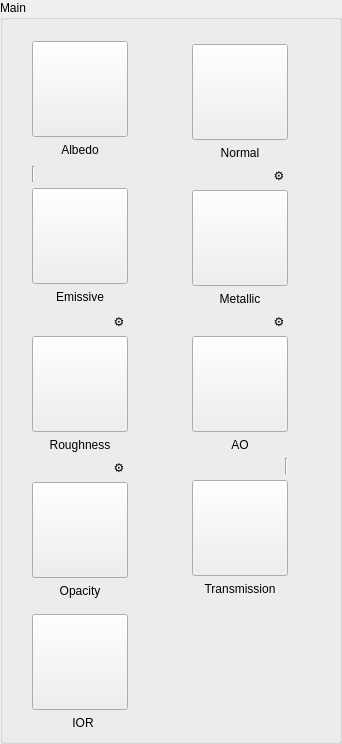
        <widget class="QGroupBox" name="grpMain">
         <property name="title">
          <string>Main</string>
         </property>
         <layout class="QGridLayout" name="gridLayout_10">
          <item row="0" column="0">
           <layout class="QGridLayout" name="gridLayout">
            <item row="0" column="1">
             <spacer name="spAlbedo">
              <property name="orientation">
               <enum>Qt::Orientation::Horizontal</enum>
              </property>
              <property name="sizeHint" stdset="0">
               <size>
                <width>10</width>
                <height>10</height>
               </size>
              </property>
             </spacer>
            </item>
            <item row="1" column="0">
             <spacer name="horizontalSpacer">
              <property name="orientation">
               <enum>Qt::Orientation::Horizontal</enum>
              </property>
              <property name="sizeHint" stdset="0">
               <size>
                <width>18</width>
                <height>20</height>
               </size>
              </property>
             </spacer>
            </item>
            <item row="1" column="1">
             <widget class="QPushButton" name="btnAlbedo">
              <property name="minimumSize">
               <size>
                <width>96</width>
                <height>96</height>
               </size>
              </property>
              <property name="maximumSize">
               <size>
                <width>96</width>
                <height>96</height>
               </size>
              </property>
              <property name="toolTip">
               <string>Load/Replace Albedo</string>
              </property>
              <property name="text">
               <string/>
              </property>
              <property name="iconSize">
               <size>
                <width>90</width>
                <height>90</height>
               </size>
              </property>
             </widget>
            </item>
            <item row="1" column="2">
             <spacer name="horizontalSpacer_2">
              <property name="orientation">
               <enum>Qt::Orientation::Horizontal</enum>
              </property>
              <property name="sizeHint" stdset="0">
               <size>
                <width>18</width>
                <height>20</height>
               </size>
              </property>
             </spacer>
            </item>
            <item row="2" column="1">
             <widget class="QLabel" name="lblAlbedo">
              <property name="text">
               <string>Albedo</string>
              </property>
              <property name="alignment">
               <set>Qt::AlignmentFlag::AlignHCenter</set>
              </property>
             </widget>
            </item>
           </layout>
          </item>
          <item row="0" column="1">
           <layout class="QGridLayout" name="gridLayout_2">
            <item row="0" column="1">
             <spacer name="spNormal">
              <property name="orientation">
               <enum>Qt::Orientation::Horizontal</enum>
              </property>
              <property name="sizeHint" stdset="0">
               <size>
                <width>13</width>
                <height>13</height>
               </size>
              </property>
             </spacer>
            </item>
            <item row="1" column="0">
             <spacer name="horizontalSpacer_3">
              <property name="orientation">
               <enum>Qt::Orientation::Horizontal</enum>
              </property>
              <property name="sizeHint" stdset="0">
               <size>
                <width>40</width>
                <height>20</height>
               </size>
              </property>
             </spacer>
            </item>
            <item row="1" column="1">
             <widget class="QPushButton" name="btnNormal">
              <property name="minimumSize">
               <size>
                <width>96</width>
                <height>96</height>
               </size>
              </property>
              <property name="maximumSize">
               <size>
                <width>96</width>
                <height>96</height>
               </size>
              </property>
              <property name="toolTip">
               <string>Load/Replace Normal</string>
              </property>
              <property name="text">
               <string/>
              </property>
              <property name="iconSize">
               <size>
                <width>90</width>
                <height>90</height>
               </size>
              </property>
             </widget>
            </item>
            <item row="1" column="2">
             <spacer name="horizontalSpacer_4">
              <property name="orientation">
               <enum>Qt::Orientation::Horizontal</enum>
              </property>
              <property name="sizeHint" stdset="0">
               <size>
                <width>40</width>
                <height>20</height>
               </size>
              </property>
             </spacer>
            </item>
            <item row="2" column="1">
             <widget class="QLabel" name="lblNormal">
              <property name="text">
               <string>Normal</string>
              </property>
              <property name="alignment">
               <set>Qt::AlignmentFlag::AlignHCenter</set>
              </property>
             </widget>
            </item>
           </layout>
          </item>
          <item row="1" column="0">
           <layout class="QGridLayout" name="gridLayout_3">
            <item row="0" column="0">
             <spacer name="horizontalSpacer_5">
              <property name="orientation">
               <enum>Qt::Orientation::Horizontal</enum>
              </property>
              <property name="sizeHint" stdset="0">
               <size>
                <width>18</width>
                <height>20</height>
               </size>
              </property>
             </spacer>
            </item>
            <item row="0" column="1">
             <layout class="QVBoxLayout" name="verticalLayout">
              <item>
               <layout class="QHBoxLayout" name="topEmissive">
                <property name="leftMargin">
                 <number>0</number>
                </property>
                <property name="topMargin">
                 <number>0</number>
                </property>
                <property name="rightMargin">
                 <number>0</number>
                </property>
                <property name="bottomMargin">
                 <number>0</number>
                </property>
                <item>
                 <widget class="Line" name="line">
                  <property name="orientation">
                   <enum>Qt::Orientation::Vertical</enum>
                  </property>
                 </widget>
                </item>
                <item>
                 <spacer name="spEmissive">
                  <property name="orientation">
                   <enum>Qt::Orientation::Horizontal</enum>
                  </property>
                  <property name="sizeHint" stdset="0">
                   <size>
                    <width>13</width>
                    <height>13</height>
                   </size>
                  </property>
                 </spacer>
                </item>
               </layout>
              </item>
              <item>
               <widget class="QPushButton" name="btnEmissive">
                <property name="minimumSize">
                 <size>
                  <width>96</width>
                  <height>96</height>
                 </size>
                </property>
                <property name="maximumSize">
                 <size>
                  <width>96</width>
                  <height>96</height>
                 </size>
                </property>
                <property name="toolTip">
                 <string>Load/Replace Emissive</string>
                </property>
                <property name="text">
                 <string/>
                </property>
                <property name="iconSize">
                 <size>
                  <width>90</width>
                  <height>90</height>
                 </size>
                </property>
               </widget>
              </item>
              <item>
               <widget class="QLabel" name="lblEmissive">
                <property name="text">
                 <string>Emissive</string>
                </property>
                <property name="alignment">
                 <set>Qt::AlignmentFlag::AlignHCenter</set>
                </property>
               </widget>
              </item>
             </layout>
            </item>
            <item row="0" column="2">
             <spacer name="horizontalSpacer_6">
              <property name="orientation">
               <enum>Qt::Orientation::Horizontal</enum>
              </property>
              <property name="sizeHint" stdset="0">
               <size>
                <width>18</width>
                <height>20</height>
               </size>
              </property>
             </spacer>
            </item>
           </layout>
          </item>
          <item row="1" column="1">
           <layout class="QGridLayout" name="gridLayout_4">
            <item row="0" column="0">
             <spacer name="horizontalSpacer_7">
              <property name="orientation">
               <enum>Qt::Orientation::Horizontal</enum>
              </property>
              <property name="sizeHint" stdset="0">
               <size>
                <width>40</width>
                <height>20</height>
               </size>
              </property>
             </spacer>
            </item>
            <item row="0" column="1">
             <layout class="QVBoxLayout" name="verticalLayout_2">
              <item>
               <layout class="QHBoxLayout" name="topMetallic">
                <property name="leftMargin">
                 <number>0</number>
                </property>
                <property name="topMargin">
                 <number>0</number>
                </property>
                <property name="rightMargin">
                 <number>0</number>
                </property>
                <property name="bottomMargin">
                 <number>0</number>
                </property>
                <item>
                 <spacer name="spMetallic">
                  <property name="orientation">
                   <enum>Qt::Orientation::Horizontal</enum>
                  </property>
                  <property name="sizeHint" stdset="0">
                   <size>
                    <width>10</width>
                    <height>10</height>
                   </size>
                  </property>
                 </spacer>
                </item>
                <item>
                 <widget class="QToolButton" name="gearMetallic">
                  <property name="minimumSize">
                   <size>
                    <width>18</width>
                    <height>18</height>
                   </size>
                  </property>
                  <property name="maximumSize">
                   <size>
                    <width>18</width>
                    <height>18</height>
                   </size>
                  </property>
                  <property name="toolTip">
                   <string>Channel Packing…</string>
                  </property>
                  <property name="text">
                   <string>⚙</string>
                  </property>
                  <property name="autoRaise">
                   <bool>true</bool>
                  </property>
                 </widget>
                </item>
               </layout>
              </item>
              <item>
               <widget class="QPushButton" name="btnMetallic">
                <property name="minimumSize">
                 <size>
                  <width>96</width>
                  <height>96</height>
                 </size>
                </property>
                <property name="maximumSize">
                 <size>
                  <width>96</width>
                  <height>96</height>
                 </size>
                </property>
                <property name="toolTip">
                 <string>Load/Replace Metallic</string>
                </property>
                <property name="text">
                 <string/>
                </property>
                <property name="iconSize">
                 <size>
                  <width>90</width>
                  <height>90</height>
                 </size>
                </property>
               </widget>
              </item>
              <item>
               <widget class="QLabel" name="lblMetallic">
                <property name="text">
                 <string>Metallic</string>
                </property>
                <property name="alignment">
                 <set>Qt::AlignmentFlag::AlignHCenter</set>
                </property>
               </widget>
              </item>
             </layout>
            </item>
            <item row="0" column="2">
             <spacer name="horizontalSpacer_8">
              <property name="orientation">
               <enum>Qt::Orientation::Horizontal</enum>
              </property>
              <property name="sizeHint" stdset="0">
               <size>
                <width>40</width>
                <height>20</height>
               </size>
              </property>
             </spacer>
            </item>
           </layout>
          </item>
          <item row="2" column="0">
           <layout class="QGridLayout" name="gridLayout_5">
            <item row="0" column="1">
             <layout class="QHBoxLayout" name="topRoughness">
              <property name="leftMargin">
               <number>0</number>
              </property>
              <property name="topMargin">
               <number>0</number>
              </property>
              <property name="rightMargin">
               <number>0</number>
              </property>
              <property name="bottomMargin">
               <number>0</number>
              </property>
              <item>
               <spacer name="spRoughness">
                <property name="orientation">
                 <enum>Qt::Orientation::Horizontal</enum>
                </property>
                <property name="sizeHint" stdset="0">
                 <size>
                  <width>10</width>
                  <height>10</height>
                 </size>
                </property>
               </spacer>
              </item>
              <item>
               <widget class="QToolButton" name="gearRoughness">
                <property name="minimumSize">
                 <size>
                  <width>18</width>
                  <height>18</height>
                 </size>
                </property>
                <property name="maximumSize">
                 <size>
                  <width>18</width>
                  <height>18</height>
                 </size>
                </property>
                <property name="toolTip">
                 <string>Channel Packing…</string>
                </property>
                <property name="text">
                 <string>⚙</string>
                </property>
                <property name="autoRaise">
                 <bool>true</bool>
                </property>
               </widget>
              </item>
             </layout>
            </item>
            <item row="1" column="0">
             <spacer name="horizontalSpacer_9">
              <property name="orientation">
               <enum>Qt::Orientation::Horizontal</enum>
              </property>
              <property name="sizeHint" stdset="0">
               <size>
                <width>18</width>
                <height>20</height>
               </size>
              </property>
             </spacer>
            </item>
            <item row="1" column="1">
             <widget class="QPushButton" name="btnRoughness">
              <property name="minimumSize">
               <size>
                <width>96</width>
                <height>96</height>
               </size>
              </property>
              <property name="maximumSize">
               <size>
                <width>96</width>
                <height>96</height>
               </size>
              </property>
              <property name="toolTip">
               <string>Load/Replace Roughness</string>
              </property>
              <property name="text">
               <string/>
              </property>
              <property name="iconSize">
               <size>
                <width>90</width>
                <height>90</height>
               </size>
              </property>
             </widget>
            </item>
            <item row="1" column="2">
             <spacer name="horizontalSpacer_10">
              <property name="orientation">
               <enum>Qt::Orientation::Horizontal</enum>
              </property>
              <property name="sizeHint" stdset="0">
               <size>
                <width>18</width>
                <height>20</height>
               </size>
              </property>
             </spacer>
            </item>
            <item row="2" column="1">
             <widget class="QLabel" name="lblRoughness">
              <property name="text">
               <string>Roughness</string>
              </property>
              <property name="alignment">
               <set>Qt::AlignmentFlag::AlignHCenter</set>
              </property>
             </widget>
            </item>
           </layout>
          </item>
          <item row="2" column="1">
           <layout class="QGridLayout" name="gridLayout_6">
            <item row="0" column="1">
             <layout class="QHBoxLayout" name="topAO">
              <property name="leftMargin">
               <number>0</number>
              </property>
              <property name="topMargin">
               <number>0</number>
              </property>
              <property name="rightMargin">
               <number>0</number>
              </property>
              <property name="bottomMargin">
               <number>0</number>
              </property>
              <item>
               <spacer name="spAO">
                <property name="orientation">
                 <enum>Qt::Orientation::Horizontal</enum>
                </property>
                <property name="sizeHint" stdset="0">
                 <size>
                  <width>10</width>
                  <height>10</height>
                 </size>
                </property>
               </spacer>
              </item>
              <item>
               <widget class="QToolButton" name="gearAO">
                <property name="minimumSize">
                 <size>
                  <width>18</width>
                  <height>18</height>
                 </size>
                </property>
                <property name="maximumSize">
                 <size>
                  <width>18</width>
                  <height>18</height>
                 </size>
                </property>
                <property name="toolTip">
                 <string>Channel Packing…</string>
                </property>
                <property name="text">
                 <string>⚙</string>
                </property>
                <property name="autoRaise">
                 <bool>true</bool>
                </property>
               </widget>
              </item>
             </layout>
            </item>
            <item row="1" column="0">
             <spacer name="horizontalSpacer_11">
              <property name="orientation">
               <enum>Qt::Orientation::Horizontal</enum>
              </property>
              <property name="sizeHint" stdset="0">
               <size>
                <width>40</width>
                <height>20</height>
               </size>
              </property>
             </spacer>
            </item>
            <item row="1" column="1">
             <widget class="QPushButton" name="btnAO">
              <property name="minimumSize">
               <size>
                <width>96</width>
                <height>96</height>
               </size>
              </property>
              <property name="maximumSize">
               <size>
                <width>96</width>
                <height>96</height>
               </size>
              </property>
              <property name="toolTip">
               <string>Load/Replace Ambient Occlusion</string>
              </property>
              <property name="text">
               <string/>
              </property>
              <property name="iconSize">
               <size>
                <width>90</width>
                <height>90</height>
               </size>
              </property>
             </widget>
            </item>
            <item row="1" column="2">
             <spacer name="horizontalSpacer_12">
              <property name="orientation">
               <enum>Qt::Orientation::Horizontal</enum>
              </property>
              <property name="sizeHint" stdset="0">
               <size>
                <width>40</width>
                <height>20</height>
               </size>
              </property>
             </spacer>
            </item>
            <item row="2" column="1">
             <widget class="QLabel" name="lblAO">
              <property name="text">
               <string>AO</string>
              </property>
              <property name="alignment">
               <set>Qt::AlignmentFlag::AlignHCenter</set>
              </property>
             </widget>
            </item>
           </layout>
          </item>
          <item row="3" column="0">
           <layout class="QGridLayout" name="gridLayout_7">
            <item row="0" column="1">
             <layout class="QHBoxLayout" name="topOpacity">
              <property name="leftMargin">
               <number>0</number>
              </property>
              <property name="topMargin">
               <number>0</number>
              </property>
              <property name="rightMargin">
               <number>0</number>
              </property>
              <property name="bottomMargin">
               <number>0</number>
              </property>
              <item>
               <spacer name="spOpacity">
                <property name="orientation">
                 <enum>Qt::Orientation::Horizontal</enum>
                </property>
                <property name="sizeHint" stdset="0">
                 <size>
                  <width>10</width>
                  <height>10</height>
                 </size>
                </property>
               </spacer>
              </item>
              <item>
               <widget class="QToolButton" name="gearOpacity">
                <property name="minimumSize">
                 <size>
                  <width>18</width>
                  <height>18</height>
                 </size>
                </property>
                <property name="maximumSize">
                 <size>
                  <width>18</width>
                  <height>18</height>
                 </size>
                </property>
                <property name="toolTip">
                 <string>Channel Packing…</string>
                </property>
                <property name="text">
                 <string>⚙</string>
                </property>
                <property name="autoRaise">
                 <bool>true</bool>
                </property>
               </widget>
              </item>
             </layout>
            </item>
            <item row="1" column="0">
             <spacer name="horizontalSpacer_13">
              <property name="orientation">
               <enum>Qt::Orientation::Horizontal</enum>
              </property>
              <property name="sizeHint" stdset="0">
               <size>
                <width>18</width>
                <height>20</height>
               </size>
              </property>
             </spacer>
            </item>
            <item row="1" column="1">
             <widget class="QPushButton" name="btnOpacity">
              <property name="minimumSize">
               <size>
                <width>96</width>
                <height>96</height>
               </size>
              </property>
              <property name="maximumSize">
               <size>
                <width>96</width>
                <height>96</height>
               </size>
              </property>
              <property name="toolTip">
               <string>Load/Replace Opacity</string>
              </property>
              <property name="text">
               <string/>
              </property>
              <property name="iconSize">
               <size>
                <width>90</width>
                <height>90</height>
               </size>
              </property>
             </widget>
            </item>
            <item row="1" column="2">
             <spacer name="horizontalSpacer_14">
              <property name="orientation">
               <enum>Qt::Orientation::Horizontal</enum>
              </property>
              <property name="sizeHint" stdset="0">
               <size>
                <width>18</width>
                <height>20</height>
               </size>
              </property>
             </spacer>
            </item>
            <item row="2" column="1">
             <widget class="QLabel" name="lblOpacity">
              <property name="text">
               <string>Opacity</string>
              </property>
              <property name="alignment">
               <set>Qt::AlignmentFlag::AlignHCenter</set>
              </property>
             </widget>
            </item>
           </layout>
          </item>
          <item row="3" column="1">
           <layout class="QGridLayout" name="gridLayout_8">
            <item row="0" column="0">
             <spacer name="horizontalSpacer_15">
              <property name="orientation">
               <enum>Qt::Orientation::Horizontal</enum>
              </property>
              <property name="sizeHint" stdset="0">
               <size>
                <width>40</width>
                <height>20</height>
               </size>
              </property>
             </spacer>
            </item>
            <item row="0" column="1">
             <layout class="QVBoxLayout" name="verticalLayout_3">
              <item>
               <layout class="QHBoxLayout" name="topTransmission">
                <property name="leftMargin">
                 <number>0</number>
                </property>
                <property name="topMargin">
                 <number>0</number>
                </property>
                <property name="rightMargin">
                 <number>0</number>
                </property>
                <property name="bottomMargin">
                 <number>0</number>
                </property>
                <item>
                 <spacer name="spTransmission">
                  <property name="orientation">
                   <enum>Qt::Orientation::Horizontal</enum>
                  </property>
                  <property name="sizeHint" stdset="0">
                   <size>
                    <width>10</width>
                    <height>10</height>
                   </size>
                  </property>
                 </spacer>
                </item>
                <item>
                 <widget class="Line" name="line_2">
                  <property name="orientation">
                   <enum>Qt::Orientation::Vertical</enum>
                  </property>
                 </widget>
                </item>
               </layout>
              </item>
              <item>
               <widget class="QPushButton" name="btnTransmission">
                <property name="minimumSize">
                 <size>
                  <width>96</width>
                  <height>96</height>
                 </size>
                </property>
                <property name="maximumSize">
                 <size>
                  <width>96</width>
                  <height>96</height>
                 </size>
                </property>
                <property name="toolTip">
                 <string>Load/Replace Transmission</string>
                </property>
                <property name="text">
                 <string/>
                </property>
                <property name="iconSize">
                 <size>
                  <width>90</width>
                  <height>90</height>
                 </size>
                </property>
               </widget>
              </item>
              <item>
               <widget class="QLabel" name="lblTransmission">
                <property name="text">
                 <string>Transmission</string>
                </property>
                <property name="alignment">
                 <set>Qt::AlignmentFlag::AlignHCenter</set>
                </property>
               </widget>
              </item>
             </layout>
            </item>
            <item row="0" column="2">
             <spacer name="horizontalSpacer_16">
              <property name="orientation">
               <enum>Qt::Orientation::Horizontal</enum>
              </property>
              <property name="sizeHint" stdset="0">
               <size>
                <width>40</width>
                <height>20</height>
               </size>
              </property>
             </spacer>
            </item>
           </layout>
          </item>
          <item row="4" column="0">
           <layout class="QGridLayout" name="gridLayout_9">
            <item row="0" column="2">
             <spacer name="spIOR">
              <property name="orientation">
               <enum>Qt::Orientation::Horizontal</enum>
              </property>
              <property name="sizeHint" stdset="0">
               <size>
                <width>10</width>
                <height>10</height>
               </size>
              </property>
             </spacer>
            </item>
            <item row="1" column="0">
             <spacer name="horizontalSpacer_17">
              <property name="orientation">
               <enum>Qt::Orientation::Horizontal</enum>
              </property>
              <property name="sizeHint" stdset="0">
               <size>
                <width>13</width>
                <height>20</height>
               </size>
              </property>
             </spacer>
            </item>
            <item row="1" column="1" colspan="2">
             <widget class="QPushButton" name="btnIOR">
              <property name="minimumSize">
               <size>
                <width>96</width>
                <height>96</height>
               </size>
              </property>
              <property name="maximumSize">
               <size>
                <width>96</width>
                <height>96</height>
               </size>
              </property>
              <property name="toolTip">
               <string>Load/Replace IOR</string>
              </property>
              <property name="text">
               <string/>
              </property>
              <property name="iconSize">
               <size>
                <width>90</width>
                <height>90</height>
               </size>
              </property>
             </widget>
            </item>
            <item row="1" column="3">
             <spacer name="horizontalSpacer_18">
              <property name="orientation">
               <enum>Qt::Orientation::Horizontal</enum>
              </property>
              <property name="sizeHint" stdset="0">
               <size>
                <width>13</width>
                <height>20</height>
               </size>
              </property>
             </spacer>
            </item>
            <item row="2" column="2">
             <widget class="QLabel" name="lblIOR">
              <property name="text">
               <string>IOR</string>
              </property>
              <property name="alignment">
               <set>Qt::AlignmentFlag::AlignHCenter</set>
              </property>
             </widget>
            </item>
           </layout>
          </item>
         </layout>
        </widget>
